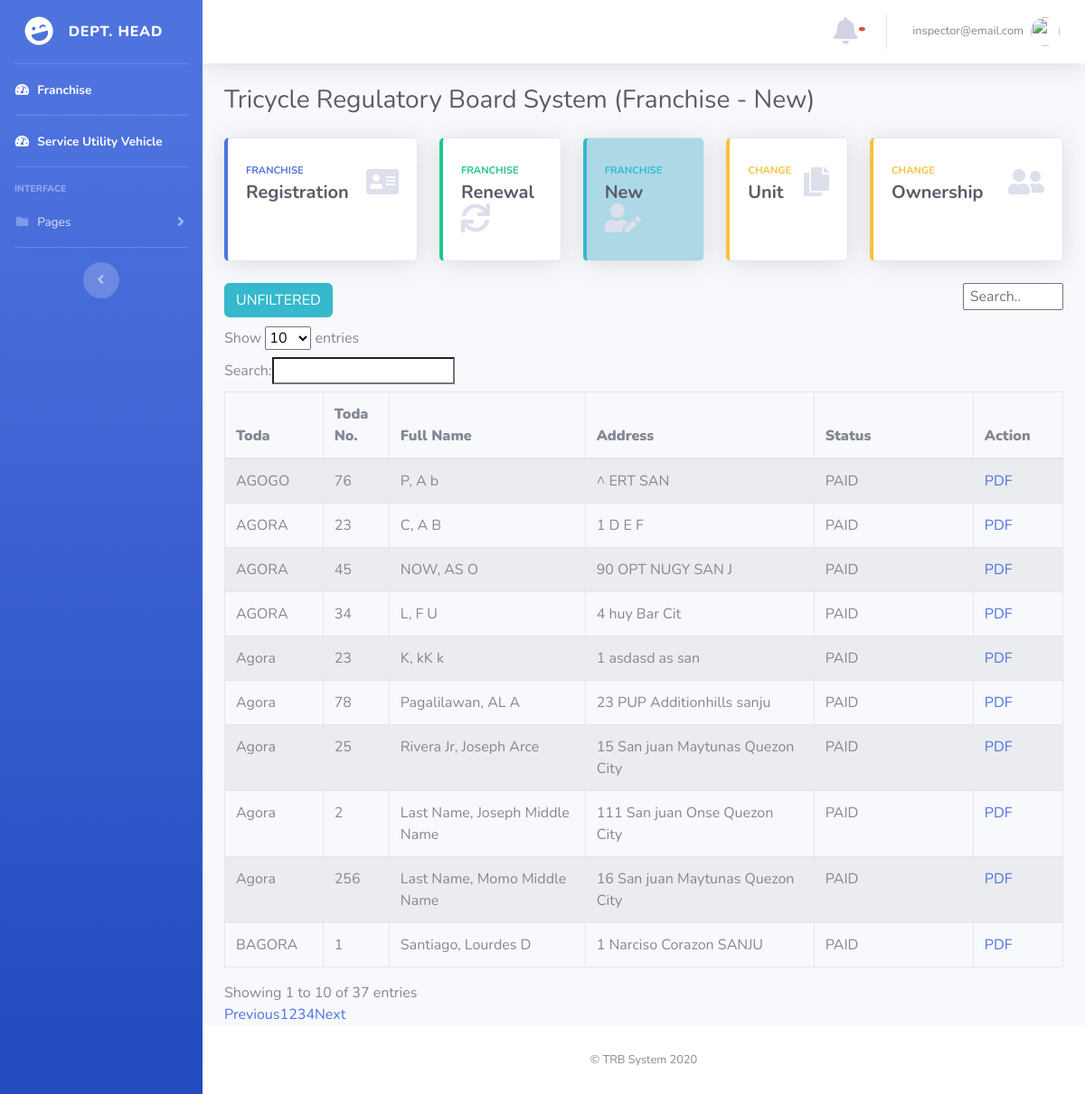
The app's page /admin2/index.php (signed in) with its own data.
### tables this page shows
CREATE TABLE `tricycle_operator` (
  `id_no` int(11) NOT NULL,
  `first_name` varchar(25) NOT NULL,
  `middle_name` varchar(25) NOT NULL,
  `last_name` varchar(25) NOT NULL,
  `house_no` varchar(25) NOT NULL,
  `street` varchar(25) NOT NULL,
  `barangay` varchar(25) NOT NULL,
  `city` varchar(25) NOT NULL,
  `case_no` varchar(25) NOT NULL,
  `toda` varchar(25) NOT NULL,
  `toda_no` smallint(6) NOT NULL,
  `make` varchar(25) NOT NULL,
  `motor_no` varchar(25) NOT NULL,
  `chasis_no` varchar(25) NOT NULL,
  `plate_no` varchar(25) NOT NULL,
  `date` varchar(25) NOT NULL,
  `unit` smallint(6) NOT NULL,
  `status` int(6) NOT NULL,
  `seen_status` int(11) NOT NULL
);

### admin2/index.php (the view, shortened to what this page needs)
<!DOCTYPE html>
<html lang="en">
<head>
  <link href="../vendor/fontawesome-free/css/all.min.css" rel="stylesheet" type="text/css">
  <link href="../css/sb-admin-2.min.css" rel="stylesheet">
</head>
<body id="page-top">
  <?php require('nav.php');  ?>
        <div class="container-fluid">
          <div class="d-sm-flex align-items-center justify-content-between mb-4">
            <h1 class="h3 mb-0 text-gray-800">Tricycle Regulatory Board System (Franchise - New)</h1>
          </div>
          <div class="row">
            <div class="col-xl-3 col-md-6 mb-4">
              <a href="registration.php">
              <div class="card border-left-primary shadow h-100 py-2">
                <div class="card-body">
                  <div class="row no-gutters align-items-center">
                    <div class="col mr-2">
                      <div class="text-xs font-weight-bold text-primary text-uppercase mb-1">Franchise</div>
                      <div class="h5 mb-0 font-weight-bold text-gray-800">Registration</div>
                    </div>
                    <div class="col-auto">
                      <i class="fas fa-address-card fa-2x text-gray-300"></i>
                    </div>
                  </div>
                </div>
              </div>
             </a>
            </div>
            <div class="col-xl-2 col-md-6 mb-4">
              <a href="renewal.php">
              <div class="card border-left-success shadow h-100 py-2">
                <div class="card-body">
                  <div class="row no-gutters align-items-center">
                    <div class="col mr-2">
                      <div class="text-xs font-weight-bold text-success text-uppercase mb-1">FRANCHISE</div>
                      <div class="h5 mb-0 font-weight-bold text-gray-800">Renewal</div>
                    </div>
                    <div class="col-auto">
                      <i class="fas fa-sync fa-2x text-gray-300"></i>
                    </div>
                  </div>
                </div>
              </div>
              </a>
            </div>
            <div class="col-xl-2 col-md-6 mb-4">
              <a href="index.php">
              <div class="card border-left-info shadow h-100 py-2" style="background-color: lightblue;">
                <div class="card-body">
                  <div class="row no-gutters align-items-center">
                    <div class="col mr-2">
                      <div class="text-xs font-weight-bold text-info text-uppercase mb-1">Franchise</div>
                      <div class="row no-gutters align-items-center">
                        <div class="col-auto">
                          <div class="h5 mb-0 mr-3 font-weight-bold text-gray-800">New</div>
                        </div>
                      </div>
                    </div>
                    <div class="col-auto">
                      <i class="fas fa-user-edit fa-2x text-gray-300"></i>
                    </div>
                  </div>
                </div>
              </div>
              </a>
            </div>
            <div class="col-xl-2 col-md-6 mb-4">
              <a href="change_unit.php">
              <div class="card border-left-warning shadow h-100 py-2">
                <div class="card-body">
                  <div class="row no-gutters align-items-center">
                    <div class="col mr-2">
                      <div class="text-xs font-weight-bold text-warning text-uppercase mb-1">Change </div>
                      <div class="h5 mb-0 font-weight-bold text-gray-800">Unit</div>
                    </div>
                    <div class="col-auto">
                      <i class="fas fa-copy fa-2x text-gray-300"></i>
                    </div>
                  </div>
                </div>
              </div>
              </a>
            </div>
          <div class="col-xl-3 col-md-6 mb-4">
            <a href="change_ownership.php">
            <div class="card border-left-warning shadow h-100 py-2">
              <div class="card-body">
                <div class="row no-gutters align-items-center">
                  <div class="col mr-2">
                    <div class="text-xs font-weight-bold text-warning text-uppercase mb-1">Change</div>
                    <div class="h5 mb-0 font-weight-bold text-gray-800"> Ownership</div>
                  </div>
                  <div class="col-auto">
                    <i class="fas fa-user-friends fa-2x text-gray-300"></i>
                  </div>
                </div>
              </div>
            </div>
            </a>
          </div>
        </div>
             <div class="">
               <a href="index.php" class="btn btn-info" style="margin-bottom: 1%;">UNFILTERED</a>
               <input id="myInput" type="text" placeholder=" Search.." style="display: block; float: right; width: 12%;  ">
             </div>
<link rel='stylesheet' href='https://cdn.datatables.net/1.10.12/css/dataTables.bootstrap.min.css' />
          <?php
            require ("../database.php");
            $result = 'select * from tricycle_operator';
            $statement = $connection->prepare($result);
            $statement->execute();
            $payments = $statement->fetchAll(PDO::FETCH_OBJ);
            echo "<table border='1'  class='table table-striped table-bordered table-hover' id='dataTables-example' >
                            <thead>
                    <tr>
                      <th><b>Toda</b></td></th>
                      <th><b  >Toda No.</b></td></th>
                      <th><b>Full Name</b></td></th>
                      <th><b>Address</b></td></th>
                      <th><b>Status</b></td></th>
                      <th><b>Action</b></td></th>
                      </thead>
                      <tbody id = 'myTable'>
                      ";
                      foreach($payments as $package):
                        $fname= $package->first_name;
                        $mname= $package->middle_name;
                        $lname= $package->last_name;
                        $fullname= $lname  .', '. $fname .' '.$mname;
                        $house_no = $package->house_no;
                        $street = $package->street;
                        $barangay = $package->barangay;
                        $city= $package->city;
                        $full_add =  $house_no .' '. $street .' '.$barangay.' '.$city;
                        $stats= $package->status;
                        $new_stat = '';
                        $display1 ='';
                       if($stats == 1) {
                         $new_stat= "NO ORDER OF PAYMENT";
                         $display1 = "inline-block ;";
                         $display2 = "none ;";
                       }
                       else if($stats == 2) {
                         $new_stat= "SENT TO TREASURY";
                         $display1 = "none ;";
                         $display2 = "none ;";
                       }
                       else {
                         $new_stat = "PAID";
                         $display1 = "none ;";
                         $display2 = "inline-block ;";
                       }
                        echo "<tr id=".$package->id_no.">";
                        echo "<td >".$package->toda."</td>";
                        echo "<td >".$package->toda_no."</td>";
                        echo "<td >".$fullname."</td>";
                        echo "<td >".$full_add."</td>";
                        echo "<td >".$new_stat."</td>";
                        echo "<td >
                        <a href='or_payment.php?userid=".$package->id_no."' style= display:".$display1."'>CREATE  OOP</a>
                        <a href='../treasury/or_payment.php?userid=".$package->id_no."' style= display:".$display2."'>PDF </a></td>";
                        echo "</tr>";
                      endforeach;
                      echo "
                      </tbody>
                      </table>";
            ?>
        </div>
      </div>
      <footer class="sticky-footer bg-white">
        <div class="container my-auto">
          <div class="copyright text-center my-auto">
            <span>© TRB System 2020</span>
          </div>
        </div>
      </footer>
    </div>
  </div>
</body>
</html>

### records on screen
tricycle_operator: toda "AGORA", toda_no "23", fullname "C, A B", full_add "1 D E F", status "PAID"
tricycle_operator: toda "AGORA", toda_no "45", fullname "NOW, AS O", full_add "90 OPT NUGY SAN J", status "PAID"
tricycle_operator: toda "BAGORA", toda_no "1", fullname "Santiago, Lourdes D", full_add "1 Narciso Corazon SANJU", status "PAID"
tricycle_operator: toda "AGORA", toda_no "34", fullname "L, F U", full_add "4 huy Bar Cit", status "PAID"
tricycle_operator: toda "Agora", toda_no "23", fullname "K, kK k", full_add "1 asdasd as san", status "PAID"
tricycle_operator: toda "Agora", toda_no "78", fullname "Pagalilawan, AL A", full_add "23 PUP Additionhills sanju", status "PAID"
tricycle_operator: toda "AGOGO", toda_no "76", fullname "P, A b", full_add "^ ERT SAN", status "PAID"
tricycle_operator: toda "Agora", toda_no "25", fullname "Rivera Jr, Joseph Arce", full_add "15 San juan Maytunas Quezon City", status "PAID"
tricycle_operator: toda "Agora", toda_no "2", fullname "Last Name, Joseph Middle Name", full_add "111 San juan Onse Quezon City", status "PAID"
tricycle_operator: toda "Agora", toda_no "256", fullname "Last Name, Momo Middle Name", full_add "16 San juan Maytunas Quezon City", status "PAID"

### other values on screen
$username1 "inspector@email.com"
